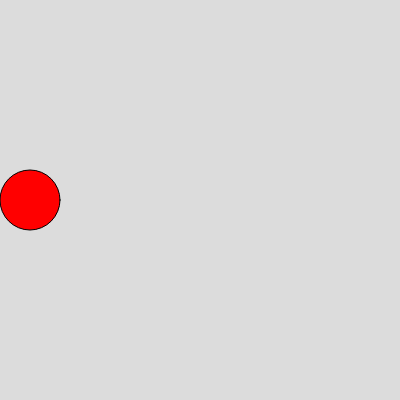
Frame 1 (no input)
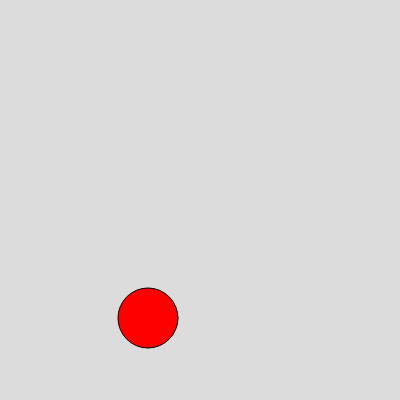
Frame 60 (no input)
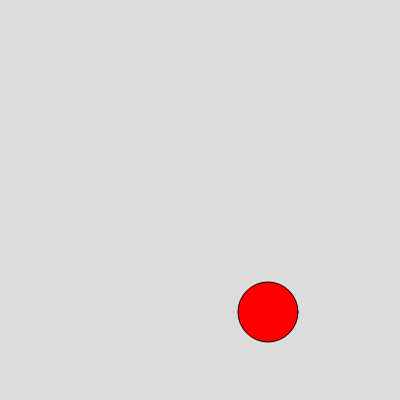
Frame 120 (the mouse pressed at the canvas centre since frame 60)

The p5.js sketch that drew these frames (run headless with seeded random() and noise() and a simulated clock; from frame 60 on, the mouse is pressed at the canvas centre):

// p5.js sketch
// ── sketch.js
let xPos = 30;
let yPos = 200;
let xSpeed = 2;
let ySpeed = 2;

function setup() {
  createCanvas(400, 400);
}

function draw() {
  background(220);

  if (xSpeed ==2) 
  fill("red")

circle(xPos, yPos, 60)
  
yPos += ySpeed
xPos += xSpeed

if (xPos > 370)
 xSpeed = xSpeed * -1;

 if (xPos < 30)
 xSpeed = xSpeed +1;

 if (yPos > 370)
 ySpeed = ySpeed -1;

 if (yPos < 30)
 ySpeed = ySpeed +1;
}
